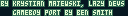

A 2D game scene composited from a Tiled map and its tileset images. What follows is a short description and the map's XML, with every tile layer's data as written:
An orthogonal 16x2 tile map with 8x8 px tiles, 1 tile layer (Tile Layer 1).

<map version="1.9" tiledversion="1.9.1" orientation="orthogonal" renderorder="right-down" width="16" height="2" tilewidth="8" tileheight="8" infinite="0" nextlayerid="2" nextobjectid="1">
 <tileset firstgid="1" name="title" tilewidth="8" tileheight="8" tilecount="128" columns="16">
  <image source="../img/title.png" width="128" height="64" />
 </tileset>
 <layer id="1" name="Tile Layer 1" width="16" height="2">
  <data encoding="csv">
65,66,67,68,69,70,71,72,73,74,75,76,77,78,79,80,
15,82,83,84,85,86,87,88,89,90,91,92,93,94,95,15
</data>
 </layer>
</map>
